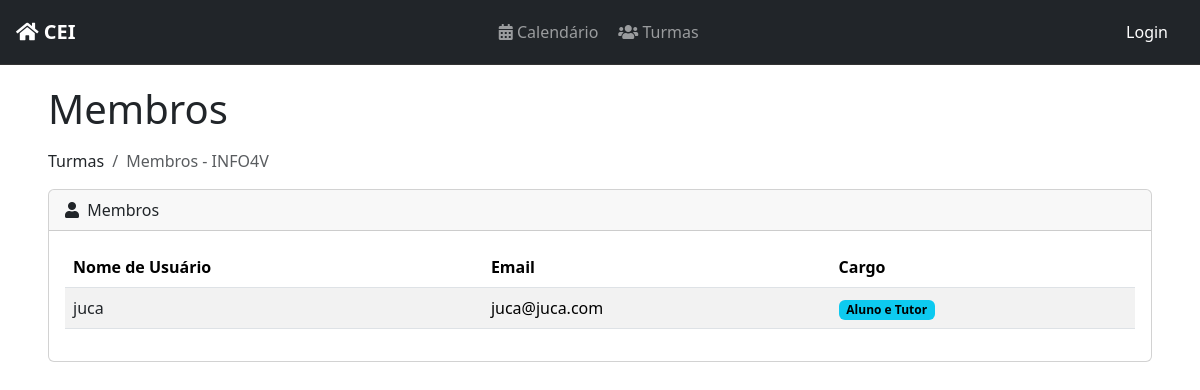
/turma/2/, run on an earlier commit of the app's database.
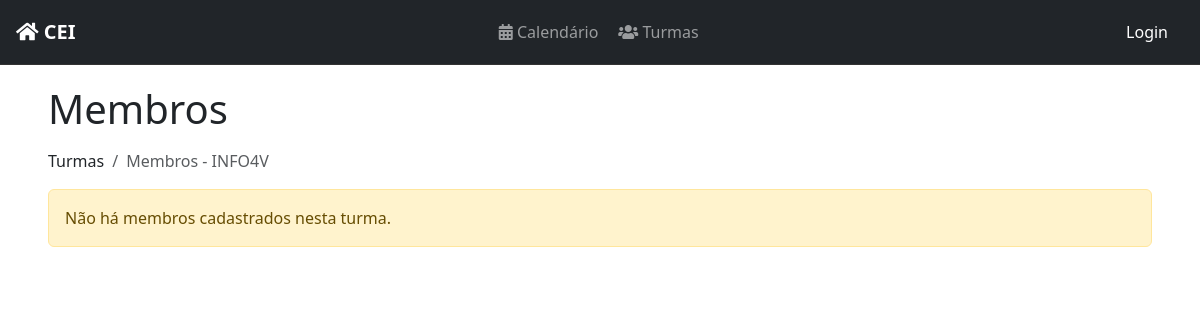
And on a later commit of the database.
### profiles/models.py (models this page shows, shortened)
class CustomUser(AbstractUser):
    id = models.BigAutoField(primary_key=True)
    turma = models.ForeignKey('classes.Turma', on_delete=models.SET_NULL, blank=True, null=True)
    @property
    def cargo(self):
        if self.groups.filter(name="Tutor").exists():
            return "Aluno e Tutor"
        elif self.groups.filter(name="Discente").exists():
            return "Aluno"
        elif self.groups.filter(name="Docente").exists():
            return "Professor"
        return "Indefinido"

### classes/views.py (the view)
# urls.py: path('turma/<int:pk>/', TurmaMembersView.as_view(), name='turma_members'),
class TurmaMembersView(DetailView):
    model = Turma
    template_name = 'classes/listar_membros.html'
    context_object_name = 'turma'
    def get_context_data(self, **kwargs):
        context = super().get_context_data(**kwargs)
        turma = self.object
        group_name = f"{turma.nome}_{turma.serie}_{turma.turno}_{turma.curso}"
        group = Group.objects.filter(name=group_name).first()
        context['members'] = group.user_set.all() if group else []
        return context

### tasks/context_processors.py (called while the page is built)
def user_in_discente(request):
    if request.user.is_authenticated:
        return {'user_in_discente': request.user.groups.filter(name="Discente").exists()}
    return {'user_in_discente': False}

### classes/templates/classes/listar_membros.html (shortened to what this page needs)
{% extends 'base.html' %}
{% block content %}
<div class="container-fluid">
    <h1 class="mb-3">Membros</h1>
    <ol class="breadcrumb mb-3">
        <li class="breadcrumb-item">Turmas</li>
        <li class="breadcrumb-item active">Membros - {{ turma.nome }}</li>
    </ol>
    {% if members %}
        <div class="card">
            <div class="card-header">
                <i class="fas fa-user me-1"></i>
                Membros
            </div>
            <div class="card-body">
                <div class="table-responsive">
                    <table id="membersTable" class="table table-striped table-hover">
                        <thead>
                            <tr>
                                <th>Nome de Usuário</th>
                                <th>Email</th>
                                <th>Cargo</th>
                            </tr>
                        </thead>
                        <tbody>
                            {% for member in members %}
                            <tr>
                                <td>
                                    <a href="{% url 'user_detail' member.id %}" class="text-decoration-none text-dark">{{ member.username }}</a>
                                </td>
                                <td>{{ member.email }}</td>
                                <td>
                                    {% if member.cargo == "Aluno e Tutor" %}
                                        <span class="badge text-bg-info">Aluno e Tutor</span>
                                    {% elif member.cargo == "Aluno" %}
                                        <span class="badge text-bg-secondary">Aluno</span>
                                    {% else %}
                                        <span class="badge text-bg-primary">{{ member.cargo }}</span>
                                    {% endif %}
                                </td>
                            </tr>
                            {% endfor %}
                        </tbody>
                    </table>
                </div>
            </div>
        </div>
    {% else %}
        <div class="alert alert-warning" role="alert">
            Não há membros cadastrados nesta turma.
        </div>
    {% endif %}
</div>
{% endblock %}
{% block scripts %}
<link href="https://cdn.jsdelivr.net/npm/simple-datatables@7.1.2/dist/style.min.css" rel="stylesheet" />
{% endblock %}

What changed in the data, as far as the page shows it:
no longer on this page (row edited): CustomUser: username "juca", email "juca@juca.com", shows "Aluno e Tutor"
Also different on the page:
text no longer shown: "Membros Nome de Usuário Email Cargo"
text now shown: "Não há membros cadastrados nesta turma."
